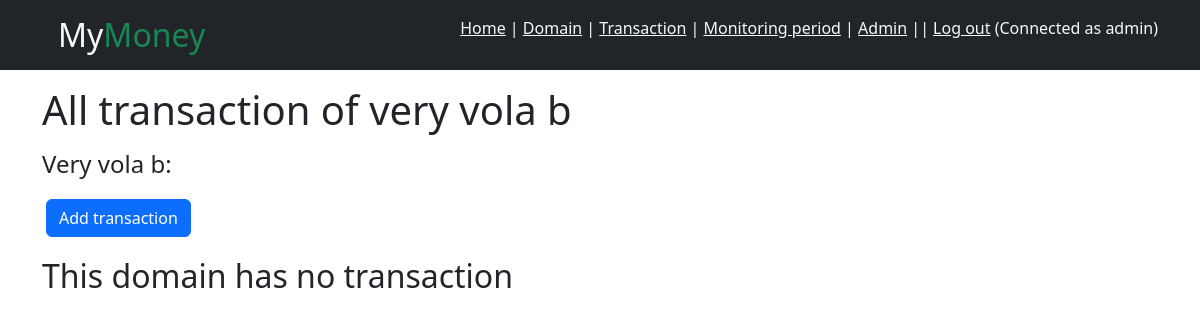
The app's page /transaction/2 (signed in) with its own data.
### accounts/models.py (models this page shows)
class CustomUser(AbstractUser):
    pass

### gestion/models.py (models this page shows, shortened)
class Domain(models.Model):
    gestion = models.ForeignKey(Gestion, on_delete=models.CASCADE, null=False)
    name = models.CharField(max_length=20, null=False)
    description = models.TextField(null=True)
    relation_to_parent_domain = models.ForeignKey("RelationToParentDomain", on_delete=models.SET_NULL, null=True)
    excepted_depense = models.FloatField(default=0)
    excepted_revenu = models.FloatField(default=0)

### gestion/views.py (the view, shortened to what this page needs)
# urls.py: path("transaction/<int:id>", views.transaction, name="transaction"),
@login_required()
def transaction(request, id):
    period = DateInterval.objects.get(user=request.user)
    domain = Domain.objects.get(id=id)
    Alltransactions = Transaction.objects.filter(domain=domain).order_by("value")
    transactions = []
    return render(request, "transaction/index.html", {"domain":domain, "transactions":transactions})

### gestion/templates/transaction/index.html (shortened to what this page needs)
{% extends "base.html" %}
{% load filters %}
{% block body %}
    <div class="container">
        {% if domain %}
            <h1 class="my-3">All transaction of {{ domain.name|lower }}</h1>
            <h4>{{ domain.name }}:</h4><p class="mx-5">{{ domain.description }}</p>
            <a href="{% url 'new-transaction-domain' id=domain.id %}"><button class="btn btn-primary m-1">Add transaction</button></a>
        {% else %}
            <h1 class="my-3">Transaction history</h1>
            <a href="{% url 'quick-transaction' %}"><button class="btn btn-primary m-1">Add transaction</button></a>
        {% endif %}
        {% if not transactions %}
            {% if domain %}
                <h2 class="my-3">This domain has no transaction</h2>
            {% else %}
                <h2 class="my-3">There is no transaction. Add transaction or change your monitoring period to see them</h2>
            {% endif %}
        {% endif %}
    </div>
{% endblock %}

### gestion/templates/base.html (shortened to what this page needs)
{% load static %}
<!DOCTYPE html>
<html lang="en">
<head>
    <link rel="stylesheet" href="https://cdn.jsdelivr.net/npm/bootstrap@5.3.2/dist/css/bootstrap.min.css">
</head>
<body>
    {% block header %}
        <header>
            <nav class="bg-dark text-light">
                <div class="d-flex d-flex justify-content-between container">
                    <div>
                        <h2 class="m-3">My<span class="text-success">Money</span></h2>
                    </div>
                    <div class="my-3">
                        <a href="{% url 'home' %}" class="text-light">Home</a> |
                        <a href="{% url 'domain' %}" class="text-light">Domain</a> |
                        <a href="{% url 'transaction-history' %}" class="text-light">Transaction</a> |
                        <a href="{% url 'period-to-monitor' %}" class="text-light">Monitoring period</a>
                        {% if user.is_superuser %}
                             | <a href="/admin" class="text-light">Admin</a>
                        {% endif %}
                        ||
                        {% if not user.is_authenticated %}
                            <a href="{% url 'login' %}" class="text-light">Log in</a> |
                            <a href="{% url 'signup' %}" class="text-light">Sign up</a>
                        {% else %}
                            <a href="{% url 'logout' %}" class="text-light">Log out</a> <span>(Connected as {{ user.username }})</span>
                        {% endif %}
                    </div>
                </div>
            </nav>
        </header>
    {% endblock %}
    {% block body %}{% endblock %}
</body>
</html>

### records on screen
CustomUser: username "admin"
Domain: name "very vola b", name "Very vola b"
